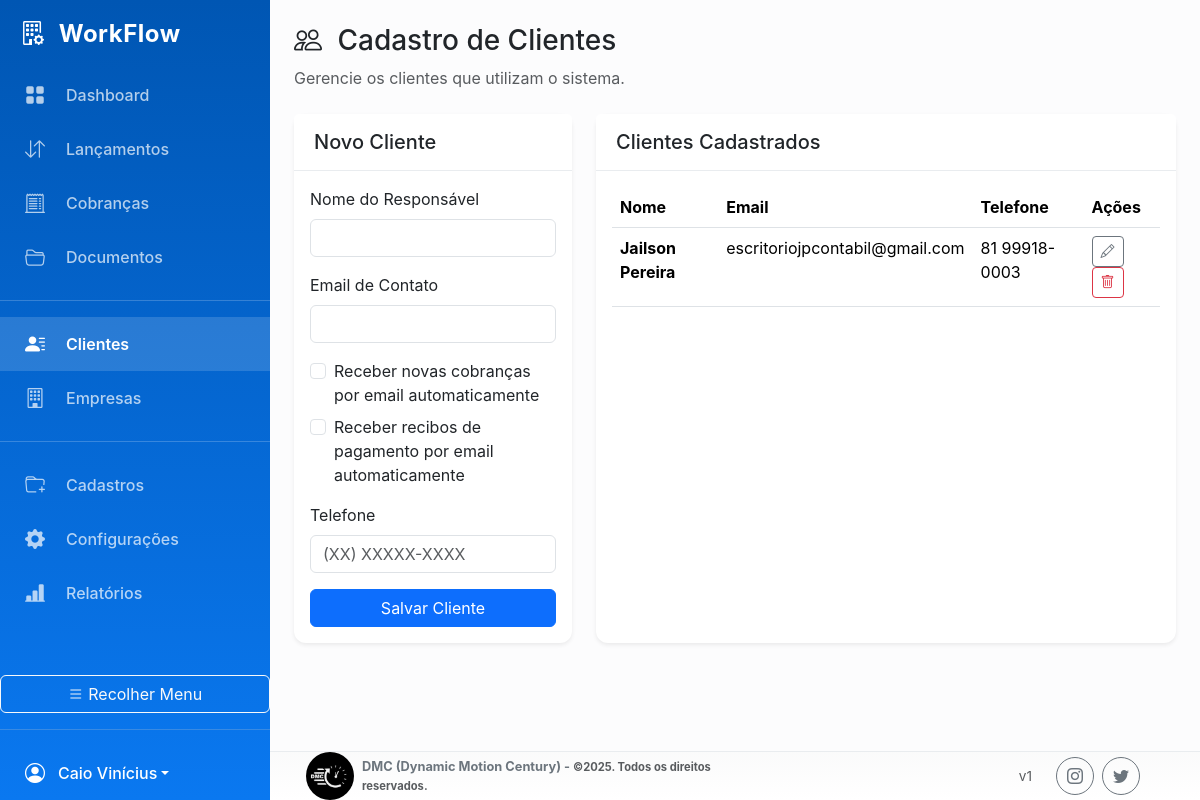
Page /index.php?page=cadastro_clientes (signed in) on the committed database.
### tables this page shows
CREATE TABLE clientes (
  id int(11) NOT NULL,
  nome_responsavel varchar(100) NOT NULL,
  email_contato varchar(100) NOT NULL,
  telefone varchar(20) DEFAULT NULL
);

### pages/cadastro_clientes.php (the view, shortened to what this page needs)
<?php
global $pdo;
if (isContador()) {
    $stmt = $pdo->prepare(
        "SELECT c.*,
            (SELECT 1 FROM tb_confg_emailCliente ec WHERE ec.id_client = c.id AND ec.permissao = 'receber_novas_cobrancas' LIMIT 1) AS receber_novas_cobrancas_email,
            (SELECT 1 FROM tb_confg_emailCliente ec2 WHERE ec2.id_client = c.id AND ec2.permissao = 'receber_recibos' LIMIT 1) AS receber_recibos_email,
            (SELECT 1 FROM contador_clientes_assoc ca WHERE ca.id_usuario_contador = ? AND ca.id_cliente = c.id LIMIT 1) AS associado,
            (SELECT 1 FROM contador_assoc_requests r WHERE r.id_usuario_contador = ? AND r.id_cliente = c.id AND r.status = 'pending' LIMIT 1) AS solicitada
         FROM clientes c ORDER BY c.nome_responsavel"
    );
    $stmt->execute([$_SESSION['user_id'], $_SESSION['user_id']]);
    $clientes = $stmt->fetchAll();
    $has_assoc = false;
    foreach ($clientes as $c) {
        if (!empty($c['associado'])) { $has_assoc = true; break; }
    }
    $contador_sem_clientes = !$has_assoc;
} else {
    $stmt = $pdo->query(
        "SELECT c.*,
            (SELECT 1 FROM tb_confg_emailCliente ec WHERE ec.id_client = c.id AND ec.permissao = 'receber_novas_cobrancas' LIMIT 1) AS receber_novas_cobrancas_email,
            (SELECT 1 FROM tb_confg_emailCliente ec2 WHERE ec2.id_client = c.id AND ec2.permissao = 'receber_recibos' LIMIT 1) AS receber_recibos_email
         FROM clientes c ORDER BY c.nome_responsavel"
    );
    $clientes = $stmt->fetchAll();
}
?>
<div class="row g-4">
    <div class="col-lg-4">
        <div class="card shadow-sm">
            <div class="card-header">
                <h5 class="mb-0">Novo Cliente</h5>
            </div>
            <div class="card-body">
                <form action="process/crud_handler.php" method="POST">
                        <div class="mb-3">
                            <label for="nome_responsavel" class="form-label">Nome do Responsável</label>
                            <input type="text" class="form-control" id="nome_responsavel" name="nome_responsavel" required>
                        </div>
                    <div class="mb-3">
                        <label for="email_contato" class="form-label">Email de Contato</label>
                        <input type="email" class="form-control" id="email_contato" name="email_contato" required>
                    </div>
                    <div class="form-check mb-2">
                        <input class="form-check-input" type="checkbox" value="1" id="receber_novas_cobrancas_email" name="receber_novas_cobrancas_email">
                        <label class="form-check-label" for="receber_novas_cobrancas_email">Receber novas cobranças por email automaticamente</label>
                    </div>
                    <div class="form-check mb-3">
                        <input class="form-check-input" type="checkbox" value="1" id="receber_recibos_email" name="receber_recibos_email">
                        <label class="form-check-label" for="receber_recibos_email">Receber recibos de pagamento por email automaticamente</label>
                    </div>
                    <div class="mb-3">
                        <label for="telefone" class="form-label">Telefone</label>
                        <input type="text" class="form-control" id="telefone" name="telefone" placeholder="(XX) XXXXX-XXXX">
                    </div>
                    <div class="d-grid">
                        <button type="submit" class="btn btn-primary">Salvar Cliente</button>
                    </div>
                </form>
            </div>
        </div>
    </div>
    <div class="col-lg-8">
        <div class="card shadow-sm">
            <div class="card-header">
                <h5 class="mb-0">Clientes Cadastrados</h5>
            </div>
            <div class="card-body">
                <div class="table-responsive">
                    <table class="table table-hover">
                        <thead>
                            <tr>
                                <th>Nome</th>
                                <th>Email</th>
                                <th>Telefone</th>
                                <th>Ações</th>
                            </tr>
                        </thead>
                        <tbody>
                            <?php if (empty($clientes)): ?>
                                <tr>
                                    <td colspan="4" class="text-center text-muted">Nenhum cliente cadastrado.</td>
                                </tr>
                            <?php else: ?>
                                <?php foreach ($clientes as $cliente): ?>
                                <tr>
                                    <td class="fw-bold"><?php echo htmlspecialchars($cliente['nome_responsavel']); ?></td>
                                    <?php if (isContador() && empty($cliente['associado'])): ?>
                                        <td colspan="2"><small class="text-muted">— (dados ocultos até associação)</small></td>
                                    <?php else: ?>
                                        <td><?php echo htmlspecialchars($cliente['email_contato']); ?></td>
                                        <td><?php echo htmlspecialchars($cliente['telefone']); ?></td>
                                    <?php endif; ?>
                                    <td>
                                        <?php if (isContador() && empty($cliente['associado'])): ?>
                                            <?php if (!empty($cliente['solicitada'])): ?>
                                                <span class="badge bg-warning text-dark">Solicitação Pendente</span>
                                            <?php else: ?>
                                                <form action="process/crud_handler.php" method="POST" class="d-inline me-1">
                                                    <input type="hidden" name="action" value="solicitar_assoc_cliente">
                                                    <input type="hidden" name="id_cliente" value="<?php echo $cliente['id']; ?>">
                                                    <button type="submit" class="btn btn-sm btn-outline-primary" title="Solicitar Associação">Solicitar Associação</button>
                                                </form>
                                            <?php endif; ?>
                                        <?php else: ?>
                                            <button class="btn btn-sm btn-outline-secondary"
                                                    data-bs-toggle="modal"
                                                    data-bs-target="#modalEditarCliente"
                                                    data-id="<?php echo $cliente['id']; ?>"
                                                    data-nome="<?php echo htmlspecialchars($cliente['nome_responsavel']); ?>"
                                                    data-email="<?php echo htmlspecialchars($cliente['email_contato']); ?>"
                                                    data-telefone="<?php echo htmlspecialchars($cliente['telefone']); ?>"
                                                            data-receber-cobrancas="<?php echo intval($cliente['receber_novas_cobrancas_email'] ?? 0); ?>"
                                                            data-receber-recibos="<?php echo intval($cliente['receber_recibos_email'] ?? 0); ?>"
                                                    title="Editar">
                                                <i class="bi bi-pencil"></i>
                                            </button>
                                        <?php endif; ?>
                                        <?php if (isAdmin()): ?>
                                        <form action="process/crud_handler.php" method="POST" class="d-inline" onsubmit="return confirm('Tem certeza que deseja excluir este cliente? Isso excluirá TODAS as empresas e lançamentos associados.');">
                                            <button type="submit" class="btn btn-sm btn-outline-danger" title="Excluir">
                                                <i class="bi bi-trash"></i>
                                            </button>
                                        </form>
                                        <?php endif; ?>
                                    </td>
                                </tr>
                                <?php endforeach; ?>
                            <?php endif; ?>
                        </tbody>
                    </table>
                </div>
            </div>
        </div>
    </div>
</div>

### assets/css/style.css (style rules this page uses)
:root { --bs-primary: #0A78F0; --bs-primary-rgb: 10, 120, 240; --bs-primary-darker: #0056b3; --bs-secondary: #6B7280; --bs-success: #10B981; --bs-danger: #EF4444; --bs-warning: #F59E0B; --sidebar-width: 270px; --sidebar-width-collapsed: 80px; }
body { background-color: #f8f9fa; font-family: -apple-system, BlinkMacSystemFont, "Segoe UI", Roboto, "Helvetica Neue", Arial, sans-serif; }
.card { border: none; box-shadow: 0 2px 10px rgba(0, 0, 0, 0.08); border-radius: 0.75rem; height: 100%; }
.card-header { background-color: #fff; border-bottom: 1px solid #e9ecef; font-weight: 600; padding: 1rem 1.25rem; display: flex; align-items: center; font-size: 1.1rem; }

### rows in the picture
clientes: nome_responsavel "Jailson Pereira", email_contato "escritoriojpcontabil@gmail.com", telefone "81 99918-0003"

### other values in the picture
$_SESSION['user_nome'] "Caio Vinícius"
$title "Cadastro de Clientes"
$subtitle "Gerencie os clientes que utilizam o sistema."
